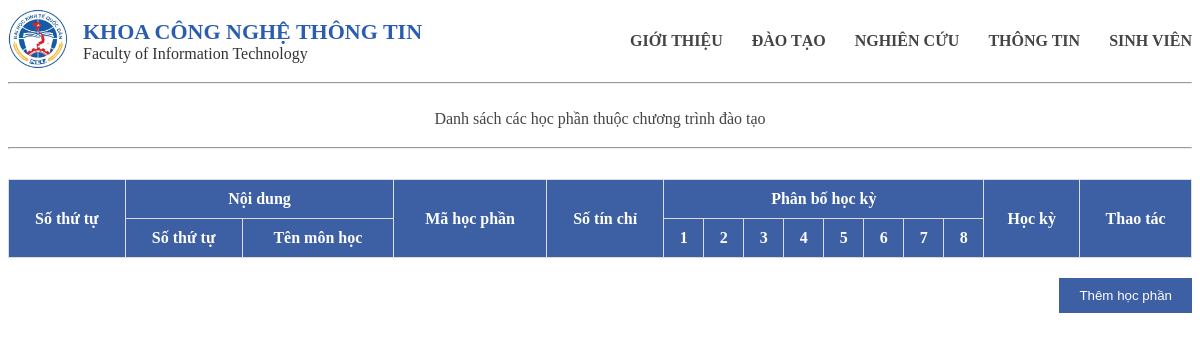
/detail/<mact>, run on an earlier commit of the app's database.
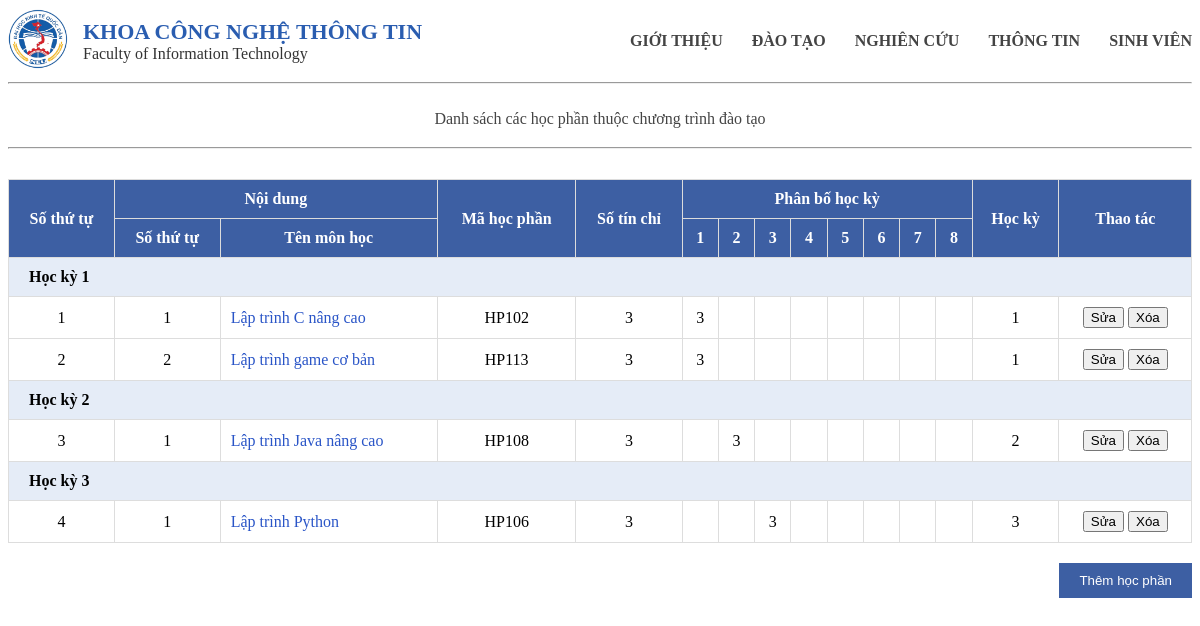
And on a later commit of the database.
### tables this page shows
CREATE TABLE "chuongtrinhct" (
	"mact"	TEXT NOT NULL,
	"mahp"	TEXT NOT NULL,
	"stt"	INTEGER,
	"sotc"	INTEGER,
	"hocki"	INTEGER,
	"loai"	TEXT,
	PRIMARY KEY("mact","mahp")
);

CREATE TABLE "hocphan" (
	"mahp"	TEXT NOT NULL UNIQUE,
	"tenhp"	TEXT NOT NULL,
	"sotc"	INTEGER NOT NULL,
	PRIMARY KEY("mahp")
);

### main.py (the view)
@app.route("/detail/<mact>")
def detail(mact):
    conn = get_db()
    cur = conn.cursor()
    cur.execute("SELECT * FROM chuongtrinh WHERE mact=?", (mact,))
    ct = cur.fetchone()
    cur.execute("""
        SELECT hp.mahp, hp.tenhp, hp.sotc, ct.hocki, ct.loai, ct.hocki, ct.stt
        FROM chuongtrinhct ct
        JOIN hocphan hp ON ct.mahp = hp.mahp
        WHERE ct.mact = ?
        ORDER BY ct.hocki, ct.stt
    """, (mact,))
    rows = cur.fetchall()
    conn.close()
    return render_template("detail.html", rows=rows, ct=ct)

### main.py (called while the page is built)
def get_db():
    conn = sqlite3.connect("database.db")
    conn.row_factory = sqlite3.Row
    return conn

### templates/detail.html (shortened to what this page needs)
{% extends "base.html" %}
{% block content %}
<div class="container">
<p class="description">
Danh sách các học phần thuộc chương trình đào tạo {{ct.tenct}}
</p>
<hr>
<table>
<tr>
    <th rowspan="2">Số thứ tự</th>
    <th colspan="2">Nội dung</th>
    <th rowspan="2">Mã học phần</th>
    <th rowspan="2">Số tín chỉ</th>
    <th colspan="8">Phân bố học kỳ</th>
    <th rowspan="2">Học kỳ</th>
    <th rowspan="2">Thao tác</th>
</tr>
<tr>
    <th>Số thứ tự</th>
    <th>Tên môn học</th>
    <th>1</th>
    <th>2</th>
    <th>3</th>
    <th>4</th>
    <th>5</th>
    <th>6</th>
    <th>7</th>
    <th>8</th>
</tr>
{% set stt = namespace(value=1) %}
{% for hocki, mon in rows|groupby("hocki") %}
<tr class="group">
<td colspan="15">Học kỳ {{hocki}}</td>
</tr>
{% for hp in mon %}
<tr>
<td>{{stt.value}}</td>
<td>{{loop.index}}</td>
<td class="subject">{{hp.tenhp}}</td>
<td>{{hp.mahp}}</td>
<td>{{hp.sotc}}</td>
<td>{% if hp.hocki==1 %}{{hp.sotc}}{% endif %}</td>
<td>{% if hp.hocki==2 %}{{hp.sotc}}{% endif %}</td>
<td>{% if hp.hocki==3 %}{{hp.sotc}}{% endif %}</td>
<td>{% if hp.hocki==4 %}{{hp.sotc}}{% endif %}</td>
<td>{% if hp.hocki==5 %}{{hp.sotc}}{% endif %}</td>
<td>{% if hp.hocki==6 %}{{hp.sotc}}{% endif %}</td>
<td>{% if hp.hocki==7 %}{{hp.sotc}}{% endif %}</td>
<td>{% if hp.hocki==8 %}{{hp.sotc}}{% endif %}</td>
<td>{{hp.hocki}}</td>
<td>
    <a href="/sua/{{ct.mact}}/{{hp.mahp}}">
        <button type="button" class="edit">Sửa</button>
    </a>
    <form action="/xoa/{{ct.mact}}/{{hp.mahp}}" method="POST"
          onsubmit="return confirm('Bạn có chắc muốn xóa môn này?');"
          style="display:inline;">
        <button type="submit" class="delete">Xóa</button>
    </form>
</td>
</tr>
{% set stt.value = stt.value + 1 %}
{% endfor %}
{% endfor %}
</table>
<a href="/add/{{ct.mact}}">
<button type="button" class="add">Thêm học phần</button>
</a>
</div>
{% endblock %}

What changed in the data, as far as the page shows it:
added chuongtrinhct: value "1", tenhp "Lập trình C nâng cao", mahp "HP102", sotc "3", hocki "1"
added chuongtrinhct: value "2", tenhp "Lập trình game cơ bản", mahp "HP113", sotc "3", hocki "1"
added chuongtrinhct: value "3", tenhp "Lập trình Java nâng cao", mahp "HP108", sotc "3", hocki "2"
added chuongtrinhct: value "4", tenhp "Lập trình Python", mahp "HP106", sotc "3", hocki "3"
Also different on the page:
new list line: "Học kỳ 1"
new list line: "Học kỳ 2"
new list line: "Học kỳ 3"
